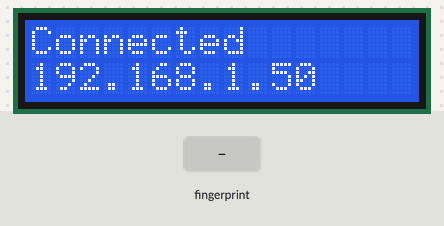
Bench run of a sketch on a simulated ESP32. Parts: 16×2 character LCD. The test bench sets the inputs (shaded band). WiFi joins after 1.5 s; servers stay silent unless stated; what the sketch prints to the serial monitor is not drawn.

Above: at 1.7 s.
At 6.8 s:
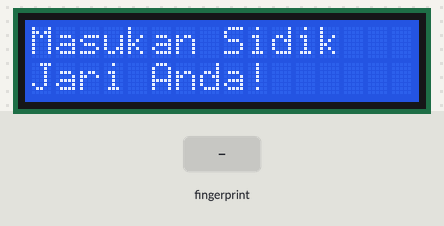
6.9 s: finger stored as number 1 placed on the sensor
At 10.2 s:
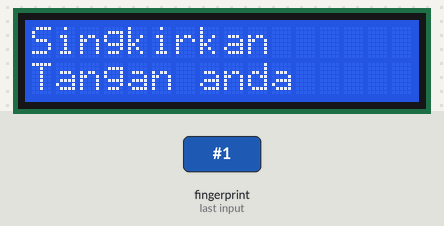
12.7 s: finger stored as number 1 placed on the sensor
At 14.0 s:
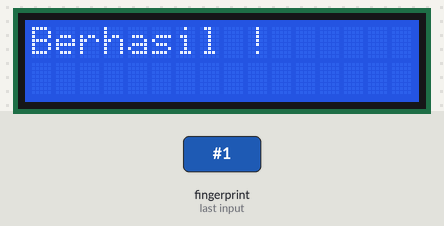
Timing chart, 0 to 15.7 s (numbered marks = the images above; inputs shaded):
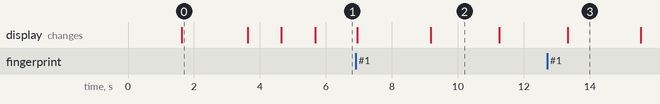

The sketch:

SimpanSidikJari.ino
```cpp
#include <LiquidCrystal_I2C.h>
#include <WiFi.h>
#include <IOXhop_FirebaseESP32.h>

//Library Wifi dan OTA Esp32s
#include <WiFi.h>
#include <WiFiClient.h>
#include <WebServer.h>
#include <ESPmDNS.h>
#include <Update.h>


// Set these to run example.
#define FIREBASE_HOST "https://presensi-3d6a7.firebaseio.com/"
#define FIREBASE_AUTH "dVuq28kSJxVht9EN9Ej9bWsi5KDeo8Z4WFAvYNmX"

#define WIFI_SSID "ssid"
#define WIFI_PASSWORD "986pswdr"

// set the LCD number of columns and rows
int lcdColumns = 16;
int lcdRows = 2;
String nam;

// set LCD address, number of columns and rows
// if you don't know your display address, run an I2C scanner sketch
LiquidCrystal_I2C lcd(0x27, lcdColumns, lcdRows);

#include <Adafruit_Fingerprint.h>
#include <HardwareSerial.h>
HardwareSerial mySerial(2);

Adafruit_Fingerprint finger = Adafruit_Fingerprint(&mySerial);

uint8_t id;

const char* host = "esp32mertani";

WebServer server(80);
///////////////////////////////////////////////////LAYOUT PAGE LOGIN OTA///////////////////////////////////////////////////////////////////

/* Style */
String style =
"<style>#file-input,input{width:100%;height:44px;border-radius:4px;margin:10px auto;font-size:15px}"
"input{background:#f1f1f1;border:0;padding:0 15px}body{background:#3498db;font-family:sans-serif;font-size:14px;color:#777}"
"#file-input{padding:0;border:1px solid #ddd;line-height:44px;text-align:left;display:block;cursor:pointer}"
"#bar,#prgbar{background-color:#f1f1f1;border-radius:10px}#bar{background-color:#3498db;width:0%;height:10px}"
"form{background:#fff;max-width:258px;margin:75px auto;padding:30px;border-radius:5px;text-align:center}"
".btn{background:#3498db;color:#fff;cursor:pointer}</style>";

/* Login page */
String loginIndex =
"<form name=loginForm>" // Nama Form Login
"<h1>MERTANIR</h1>"
"<input name=userid placeholder='User ID'> "
"<input name=pwd placeholder=Password type=Password> "
"<input type=submit onclick=check(this.form) class=btn value=Login></form>"
"<script>"
"function check(form) {"
"if(form.userid.value=='mertani' && form.pwd.value=='')" //Username & Password Login OTA
"{window.open('/serverIndex')}"
"else"
"{alert('Error Password or Username')}" // Ketika Gagal Login
"}"
"</script>" + style;

/* Server Index Page */
String serverIndex =
"<script src='https://ajax.googleapis.com/ajax/libs/jquery/3.2.1/jquery.min.js'></script>"
"<form method='POST' action='#' enctype='multipart/form-data' id='upload_form'>"
"<input type='file' name='update' id='file' onchange='sub(this)' style=display:none>"
"<label id='file-input' for='file'>   Choose file...</label>"
"<input type='submit' class=btn value='Update'>"
"<br><br>"
"<div id='prg'></div>"
"<br><div id='prgbar'><div id='bar'></div></div><br></form>"
"<script>"
"function sub(obj){"
"var fileName = obj.value.split('\\\\');"
"document.getElementById('file-input').innerHTML = '   '+ fileName[fileName.length-1];"
"};"
"$('form').submit(function(e){"
"e.preventDefault();"
"var form = $('#upload_form')[0];"
"var data = new FormData(form);"
"$.ajax({"
"url: '/update',"
"type: 'POST',"
"data: data,"
"contentType: false,"
"processData:false,"
"xhr: function() {"
"var xhr = new window.XMLHttpRequest();"
"xhr.upload.addEventListener('progress', function(evt) {"
"if (evt.lengthComputable) {"
"var per = evt.loaded / evt.total;"
"$('#prg').html('progress: ' + Math.round(per*100) + '%');"
"$('#bar').css('width',Math.round(per*100) + '%');"
"}"
"}, false);"
"return xhr;"
"},"
"success:function(d, s) {"
"console.log('success!') "
"},"
"error: function (a, b, c) {"
"}"
"});"
"});"
"</script>" + style;

//////////////////////////////////////////////////////FINISHED LAYOUT PAGE LOGIN///////////////////////////////////////////////////////////


void setup(){
  // initialize LCD
  Serial.begin(9600);
  lcd.init();
  lcd.backlight();
  // connect to wifi.
  WiFi.begin(WIFI_SSID, WIFI_PASSWORD);
  lcd.setCursor(0, 0);
  lcd.print("Connecting");
  while (WiFi.status() != WL_CONNECTED) {
    lcd.setCursor(0, 1);
    lcd.print("........");
    delay(500);
  }
  lcd.clear();
  lcd.setCursor(0, 0);
  lcd.print("Connected");
  lcd.setCursor(0, 1);
  lcd.print(WiFi.localIP());
  delay(2000);
  lcd.clear();


  Firebase.begin(FIREBASE_HOST, FIREBASE_AUTH);
  finger.begin(57600);

//  if (finger.verifyPassword()) {
//    lcd.clear();
//  } else {
//    Serial.println("Did not find fingerprint sensor :(");
//    while (1) { delay(1); }
//  }
  SetupOta();
  lcd.setCursor(0, 0);
  lcd.print("Mode :");
  lcd.setCursor(0,1);
  lcd.print("Merekam Data");
  delay(1000);


}


void loop(){
  finger.getTemplateCount();
  id = finger.templateCount + 1;
  server.handleClient();
  lcd.clear();
  lcd.setCursor(0, 0);
  lcd.print("Masukan Sidik");
  lcd.setCursor(0,1);
  lcd.print("Jari Anda!");
  if (id == 0) {// ID #0 not allowed, try again!
     return;
  }
  while (!  getFingerprintEnroll() );
//  // set cursor to first column, first row
}


uint8_t getFingerprintEnroll() {
  nam = "ID" + id ;
  int p = -1;
  Serial.print("Waiting for valid finger to enroll as #"); Serial.println(id);

  while (p != FINGERPRINT_OK) {
    server.handleClient();
    p = finger.getImage();
    switch (p) {
    case FINGERPRINT_OK:
      lcd.clear();
      lcd.setCursor(0, 0);
      lcd.print("Berhasil !");
      delay(2000);
      //Serial.println("Image taken");
      break;
    case FINGERPRINT_NOFINGER:
      Serial.println(".");
      break;
    case FINGERPRINT_PACKETRECIEVEERR:
      Serial.println("Communication error");
      break;
    case FINGERPRINT_IMAGEFAIL:
      Serial.println("Imaging error");
      break;
    default:
      Serial.println("Unknown error");
      break;
    }
  }

  // OK success!

  p = finger.image2Tz(1);
  switch (p) {
    case FINGERPRINT_OK:
      Serial.println("Image converted");
      break;
    case FINGERPRINT_IMAGEMESS:
      Serial.println("Image too messy");
      return p;
    case FINGERPRINT_PACKETRECIEVEERR:
      Serial.println("Communication error");
      return p;
    case FINGERPRINT_FEATUREFAIL:
      Serial.println("Could not find fingerprint features");
      return p;
    case FINGERPRINT_INVALIDIMAGE:
      Serial.println("Could not find fingerprint features");
      return p;
    default:
      Serial.println("Unknown error");
      return p;
  }
  lcd.clear();
  lcd.setCursor(0, 0);
  // print message
  lcd.print("Singkirkan");
   lcd.setCursor(0, 1);
  // print message
  lcd.print("Tangan anda");
  delay(2000);
  p = 0;
  while (p != FINGERPRINT_NOFINGER) {
    p = finger.getImage();
  }
  Serial.print("ID "); Serial.println(id);
  p = -1;
  lcd.clear();
  lcd.setCursor(0, 0);
  // print message
  lcd.print("Masukan Lagi !");
  delay(2000);
  while (p != FINGERPRINT_OK) {
    p = finger.getImage();
    switch (p) {
    case FINGERPRINT_OK:
      lcd.clear();
      lcd.setCursor(0, 0);
    // print message
      lcd.print("Berhasil !");
      delay(2000);
      break;
    case FINGERPRINT_NOFINGER:
      Serial.print(".");
      break;
    case FINGERPRINT_PACKETRECIEVEERR:
      Serial.println("Communication error");
      break;
    case FINGERPRINT_IMAGEFAIL:
      Serial.println("Imaging error");
      break;
    default:
      Serial.println("Unknown error");
      break;
    }
  }

  // OK success!

  p = finger.image2Tz(2);
  switch (p) {
    case FINGERPRINT_OK:
      lcd.clear();
      lcd.setCursor(0, 0);
      lcd.print("Selesai");
      // print message
      lcd.setCursor(0,1);
      lcd.print("ID Anda: ");
      lcd.setCursor(11,1);
      lcd.print(id);
      delay(2000);
//      ESP.restart();
      Serial.println("Image converted");
      break;
    case FINGERPRINT_IMAGEMESS:
      Serial.println("Image too messy");
      return p;
    case FINGERPRINT_PACKETRECIEVEERR:
      Serial.println("Communication error");
      return p;
    case FINGERPRINT_FEATUREFAIL:
      Serial.println("Could not find fingerprint features");
      return p;
    case FINGERPRINT_INVALIDIMAGE:
      Serial.println("Could not find fingerprint features");
      return p;
    default:
      Serial.println("Unknown error");
      return p;
  }

  // OK converted!
  Serial.print("Creating model for #");  Serial.println(id);

  p = finger.createModel();
  if (p == FINGERPRINT_OK) {
    Serial.println("Prints matched!");
  } else if (p == FINGERPRINT_PACKETRECIEVEERR) {
    Serial.println("Communication error");
    return p;
  } else if (p == FINGERPRINT_ENROLLMISMATCH) {
    Serial.println("Fingerprints did not match");
    return p;
  } else {
    Serial.println("Unknown error");
    return p;
  }

  Serial.print("ID "); Serial.println(id);
  p = finger.storeModel(id);
  if (p == FINGERPRINT_OK) {
     lcd.clear();
     lcd.setCursor(0, 0);
     lcd.print("Stored!");
    Serial.println("Stored!");

  } else if (p == FINGERPRINT_PACKETRECIEVEERR) {
    Serial.println("Communication error");
    return p;
  } else if (p == FINGERPRINT_BADLOCATION) {
    Serial.println("Could not store in that location");
    return p;
  } else if (p == FINGERPRINT_FLASHERR) {
    Serial.println("Error writing to flash");
    return p;
  } else {
    Serial.println("Unknown error");
    return p;
  }
}
```

Setup_Ota.ino
```cpp
void SetupOta(){
  if (!MDNS.begin(host)) { //http://esp32.local
    Serial.println("Error setting up MDNS responder!");
    while (1) {
      delay(1000);
    }
  }
  Serial.println("mDNS responder started");
  /*return index page which is stored in serverIndex */
  server.on("/", HTTP_GET, []() {
    server.sendHeader("Connection", "close");
    server.send(200, "text/html", loginIndex);
  });
  server.on("/serverIndex", HTTP_GET, []() {
    server.sendHeader("Connection", "close");
    server.send(200, "text/html", serverIndex);
  });
  /*handling uploading firmware file */
  server.on("/update", HTTP_POST, []() {
    server.sendHeader("Connection", "close");
    server.send(200, "text/plain", (Update.hasError()) ? "FAIL" : "OK");
    ESP.restart();
  }, []() {
    HTTPUpload& upload = server.upload();
    if (upload.status == UPLOAD_FILE_START) {
      Serial.printf("Update: %s\n", upload.filename.c_str());
      if (!Update.begin(UPDATE_SIZE_UNKNOWN)) { //start with max available size
        Update.printError(Serial);
      }
    } else if (upload.status == UPLOAD_FILE_WRITE) {
      /* flashing firmware to ESP*/
      if (Update.write(upload.buf, upload.currentSize) != upload.currentSize) {
        Update.printError(Serial);
      }
    } else if (upload.status == UPLOAD_FILE_END) {
      if (Update.end(true)) { //true to set the size to the current progress
        Serial.printf("Update Success: %u\nRebooting...\n", upload.totalSize);
      } else {
        Update.printError(Serial);
      }
    }
  });
  server.begin();


}
```

Measured:
- after the input at 6.9 s, the display: first changes after 0.05 s (image 2 shows a later state)
- after the input at 12.7 s, the display: changes after 0.62 s (image 3)
- what the display in image 0 shows lasts 2.0 s, from 1.6 s to 3.6 s
- what the display in image 2 shows lasts 2.0 s, from 9.2 s to 11.2 s
